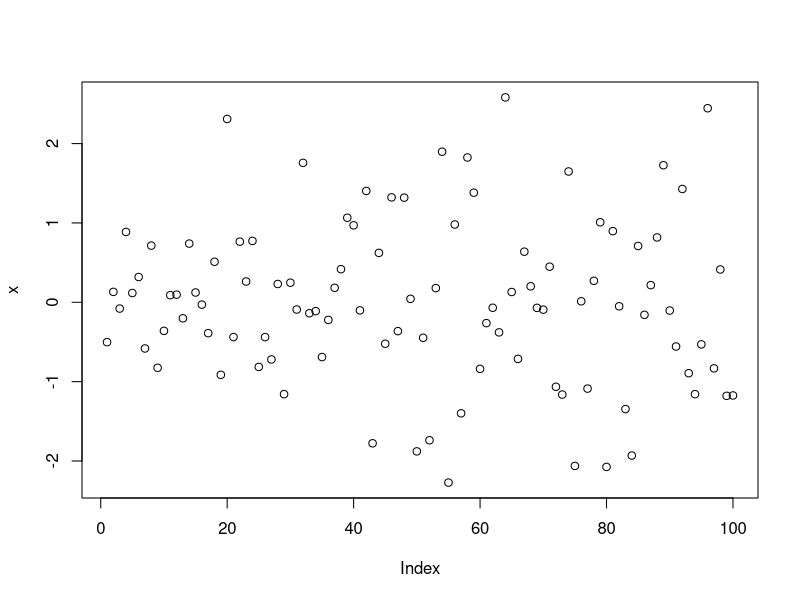
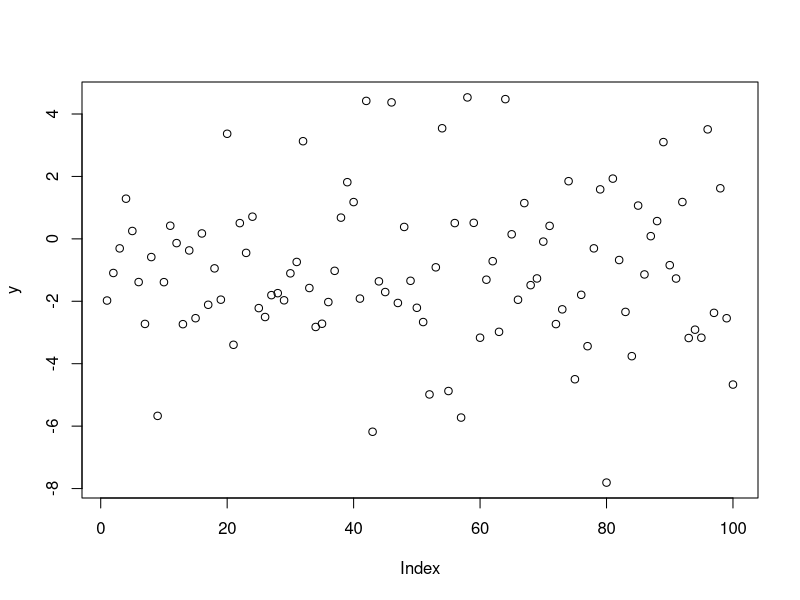
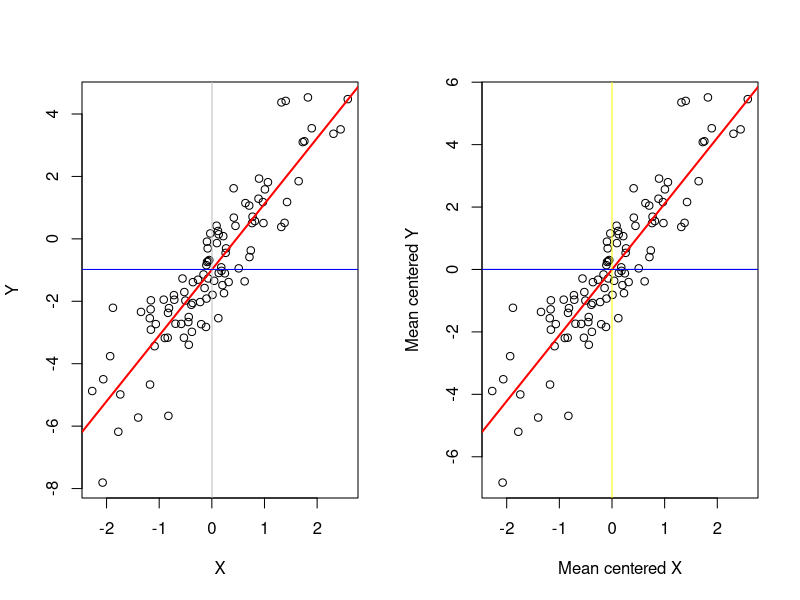

Reproduce these figures in R, in order.
#####problem1 part a    ######
library(MASS)
set.seed(100)
x<- rnorm(100)
err <- rnorm(100)
B0 <- -1
B1<- 2
#y <- B0+(B1*x)+err
y <- -1+2*x+rnorm(100)
#mean(x)
#mean(y)
l1 <- lm(y~x)
summary(l1)
plot(x)
plot(y)
mean(x)
mean(y)
u <- x-mean(x)
v <-  y-mean(y)
mean(u)
mean(v)
lm_mean <- lm(v~u)
summary(lm_mean)
par(mfrow = c(1,2))
plot(x,y,ylab="Y",,xlab="X")
abline(l1,col="red",lwd=2)
abline(v=mean(x),col="gray")
abline(h=mean(y),col="blue")
plot(u,v,ylab="Mean centered Y",xlab="Mean centered X")
abline(b=0, a=0, col="black")
abline(lm_mean,col="red",lwd=2)
abline(v=mean(u),col="yellow")
abline(h=mean(v),col="blue")


#####problem1 part b  #####
lm_mean <- lm(v~u+0)
summary(lm_mean)

lm_reverse <- lm(u~v+0)
summary(lm_reverse)
